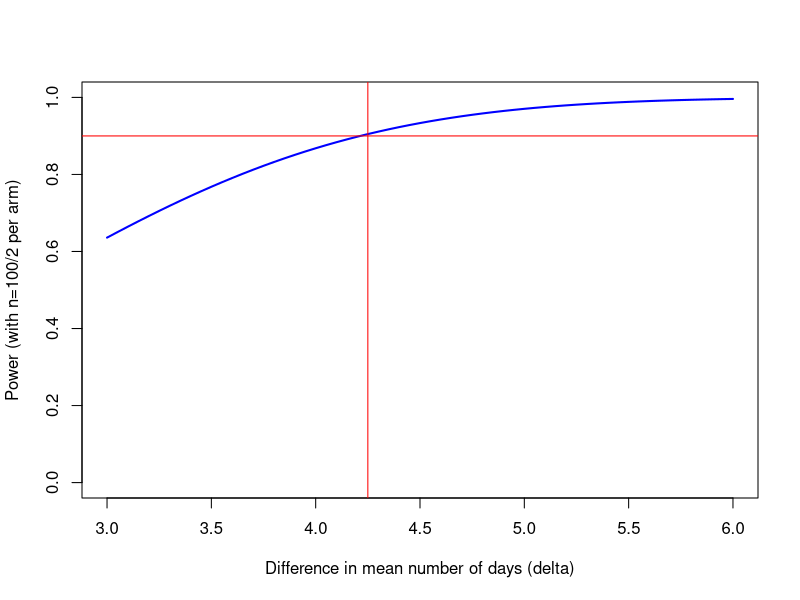

Recreate this plot in R.
rm(list=ls())


# Question 1
# First computation by hand, using the EZ principle
n.nadja <- 2*6.5^2*(1.96+1.28)^2/(15-12)^2
n.nadja # 98.5608, rounded to n=99 per arm

# Then check using power.t.test() function 
power.t.test(delta=3,sd=6.5,power=0.9) # n = 99.62325, rounded to 100.
# Minor difference (100 vs 99) because an asymptotically equivalent, but
# different, approximation is used.


# Question 2
# First computation by hand, using the EZ principle
All.n <- c(80,100,120,150)
power.nadja <- pnorm( 3*sqrt((All.n/2)/2)/6.5 - 1.96) 
data.frame(n=All.n,power=round(power.nadja,2))

# Then check using power.t.test() function.
# One by one
power.t.test(delta=3,sd=6.5,n=100/2)$power
power.t.test(delta=3,sd=6.5,n=150/2)$power
# or all at once.
power.t.test(delta=3,sd=6.5,n=All.n/2)$power


# Question 3
# First computation by hand, using the EZ principle. We compute the power
# for many difference in mean delta, to see which one leads to 90% power.
all.delta <- seq(from=3,to=6,by=0.05)
power.delta.nadja.100 <- pnorm( all.delta*sqrt((100/2)/2)/6.5 - 1.96) #
# Gather results in a table and round
Res.delta.power.nadja <- data.frame(delta=all.delta,
                                    power=round(power.delta.nadja.100,2))
Res.delta.power.nadja # see all
Res.delta.power.nadja[min(which(power.delta.nadja.100>=0.90)),]


power.delta.nadja.100 # all results
Res.delta.power.nadja[min(which(power.delta.nadja.100>=0.90)),] # answer to the question: 4.25 days

# Plot to summarize the results
plot(x=all.delta,y=power.delta.nadja.100,
     xlab="Difference in mean number of days (delta)",
     ylab="Power (with n=100/2 per arm)",type="l",ylim=c(0,1),
     lwd=2,col="blue"
     )
abline(h=0.90,col="red")
abline(v=4.25,col="red")

# check with power.t.test() function
power.t.test(sd=6.5,n=100/2,power=0.9)
